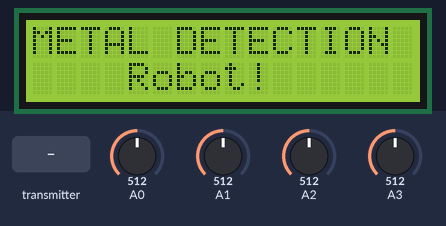
A sketch run on a simulated Arduino Uno, built with avr-gcc and run on an emulated ATmega328P. Shown: 16×2 character LCD. The test bench sets the inputs (shaded band); at power-on: A0 = 512, A1 = 512, A2 = 512, A3 = 512. No radio packets arrive unless stated; what the sketch prints to the serial monitor is not drawn.

Above: at 0.1 s.
3.3 s: the transmitter starts sending x1Value = 0
At 3.6 s:
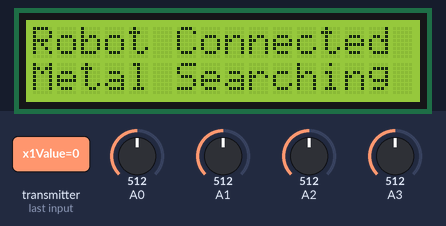
4.8 s: the transmitter starts sending sValue = 64
At 6.3 s:
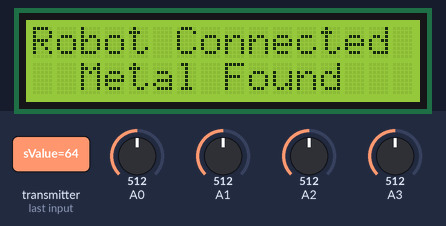
Timing chart, 0 to 7.8 s (numbered marks = the images above; inputs shaded):
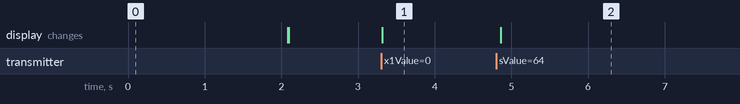

The sketch:

Metal_Detector_TX.ino
```cpp
//Arduino Metal Detecting Robot
// Transmitter Sketch
// Created by DIY Builder
// Contact me https://www.instagram.com/diy.builder/
// Before uploading the sketch you have to install the required libraries
// First go to sketch section >> include library >> manage libaries >> Search RF24 and LiquidCrystal >> Install it >> Done

#include<LiquidCrystal.h>
#include<RF24.h>
#include<nRF24L01.h>
#include<SPI.h>
#include<Wire.h>

const int rs = 7, en = 6, d4 = 5, d5 = 4, d6 = 3, d7 = 2;
LiquidCrystal lcd(rs, en, d4, d5, d6, d7);


RF24 radio(10,9);// CE pin 10, CSN pin 9
const byte address[6] = "00001";
const byte address1[6] = "00003";
struct Data_Package {
  byte x1Value;
  byte y1Value;
  byte x2Value;
  byte y2Value;
  byte sValue;
};
Data_Package data;


void setup() {

Serial.begin(9600);

lcd.begin(16, 2);
//  lcd.backlight();
lcd.setCursor(0,0);
lcd.print("METAL DETECTION");
lcd.setCursor(0,1);
lcd.print("    Robot!     ");
delay(2000);
lcd.clear();

  radio.begin();
  radio.openWritingPipe(address);
  radio.openReadingPipe(1, address1);
  radio.setPALevel (RF24_PA_MIN);

  if (!radio.begin()) {
    Serial.println(F("radio hardware is not responding!!"));
    while (1) {} // hold in infinite loop
  }
}

void loop() {
//  delay(5);

radio.stopListening();

Serial.print(" x1Value ");
Serial.print(data.x1Value);
Serial.print(" y1Value ");
Serial.println(data.y1Value);
Serial.print(" x2Value ");
Serial.print(data.x2Value);
Serial.print(" y2Value ");
Serial.print(data.y2Value);


data.y1Value = map(analogRead(A0), 0, 1023, 0, 255);
data.x1Value = map(analogRead(A1), 0, 1023, 0, 255);
data.y2Value = map(analogRead(A2), 0, 1023, 0, 255);
data.x2Value = map(analogRead(A3), 0, 1023, 0, 255);

radio.write(&data, sizeof(Data_Package));


delay(5);
radio.startListening();
  if(radio.available()) {
    radio.read(&data, sizeof(Data_Package));
    int sensor = data.sValue;
    Serial.print("button");
    Serial.println(sensor);

lcd.setCursor(0,0);
lcd.print("Robot Connected");

  if(sensor < 2){
    lcd.setCursor(0,1);
    lcd.print("Metal Searching ");
  }else {
    lcd.setCursor(0,1);
    lcd.print("  Metal Found   ");
  }


}else {

  lcd.setCursor(0,0);
  lcd.print("  Hello User!  ");
  lcd.setCursor(0,1);
  lcd.print("Robot Disconnected");
}

}
```

Measured:
- after the input at 3.3 s, the display: changes at once (image 1)
- after the input at 4.8 s, the display: changes after 0.06 s (image 2)
